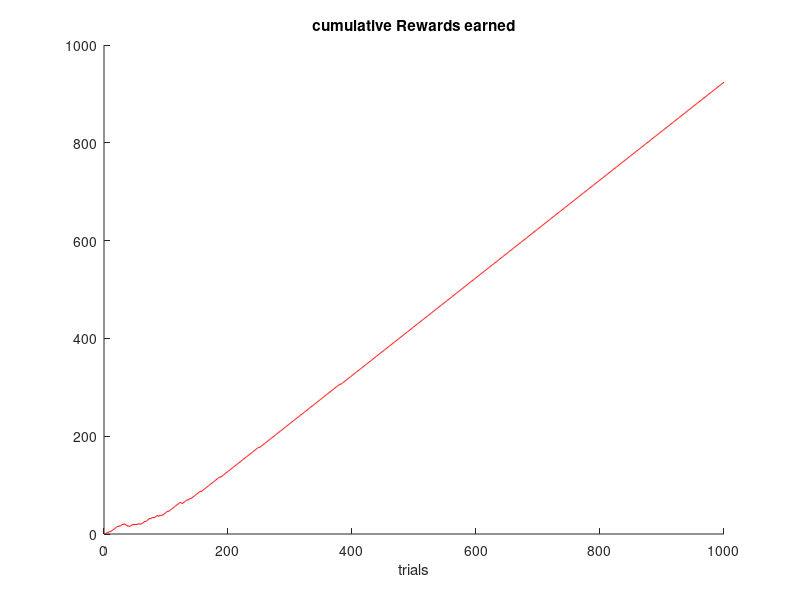
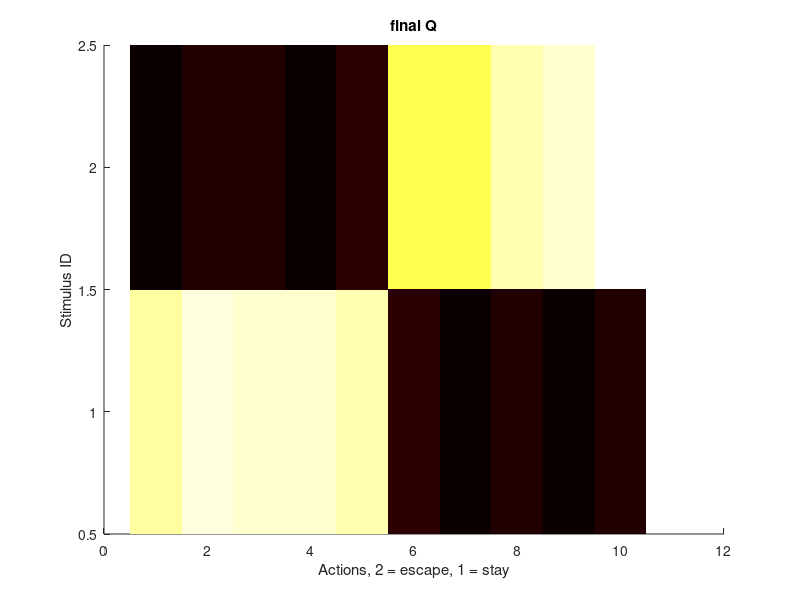
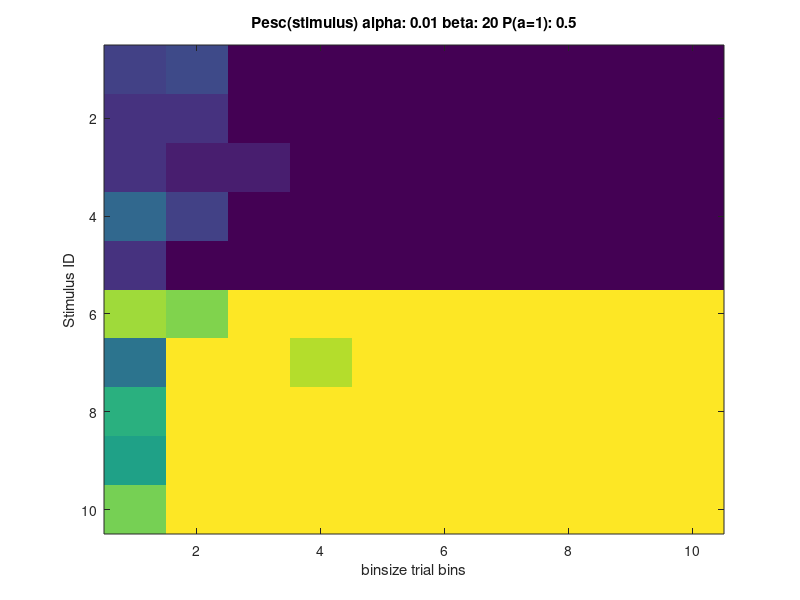
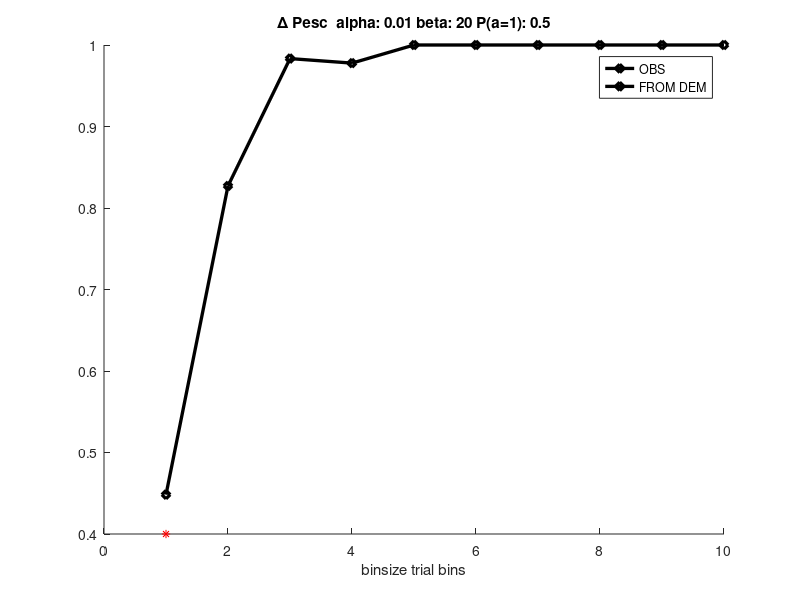

MATLAB code for these plots, in order:
%Using policy directly, then redo policy based on learnt Q function

clc
clear
close all


Ns = 10;
Na = 2;
ntrials = 1000;

%parameters
alpha = 0.01;
beta = 20;
sigma =0.0;
%policy from demonstrator 
pid_as = nan(Na,Ns);
%For two action case : index 1 is stay, 2 is leave
pid_as(1,:) = [0.9*ones(1,Ns/2),0.5*ones(1,Ns/2)];
pid_as(2,:) = 1 - pid_as(1,:);
pio = pid_as; initialdpnp = mean(pio(2,Ns/2 + 1:end)) - mean(pio(2,1:Ns/2));

Pescape = [0.5; 0.5];
%initialize data arrays
x = nan(1,ntrials); %stimuli
a = nan(1,ntrials); %action
S = zeros(1,Ns); %count of trials per stimulus (gets refreshed every 100 trials)
A = zeros(1,Ns); %count of escapes per stimulus
R = nan(1,ntrials); P = nan(2,ntrials);
K = S;

Q = zeros(Na,Ns);

l=1;
%Pesc
PESC = nan(ntrials/100,Ns);
dpnp = nan(ntrials/100,2);
error = nan(1,ntrials);

updates=0;
for ii = 1:ntrials
    
    %choose stimulus
    h = randi(Ns);
    x(ii) = h;        
    S(h) = S(h)+1;
    K(h) = K(h)+1;
    
    %choose stochastic action according to pid
    a(ii) = 1 + double(pio(2,h)> (rand));
    [~,I] = max(pio(:,h));
    
%      %choose an action
%     if rand > sigma  %greedy action
%         a(ii) = I;
%     else
%         if I==2      %random action
%         a(ii) = 1;
%         elseif I==1
%             a(ii) = 2;
%         end
%     end
    
    if a(ii)==2
        A(h) = A(h)+1;
    end
    
        %collect reward
    if (h <= Ns/2 && a(ii)==2)  %this is escape when no puff
        
        r = -1;
    elseif (h <= Ns/2 && a(ii)==1) % this is stay when no puff
        r = 1;
    elseif (h > Ns/2 && a(ii)==2) %this is escape when puff
        r = 1;
    elseif (h > Ns/2 && a(ii)==1)
        r = -1;             % this is stay when puff 
    end
    
    R(ii) = r;
    %Q iteration
    Q(a(ii),h) = Q(a(ii),h) + alpha*(r - Q(a(ii),h));
    error(ii) = (r-Q(a(ii),h)).^2;
    if rem(ii,100)==0
        PESC(l,:) = A./S;  %probability of escape
        dpnp(l,1) = mean(PESC(l,Ns/2 + 1:end)) - mean(PESC(l,1:Ns/2));
        A = zeros(1,Ns); S = A;
        l=l+1;
    end
    
    %update pid if each state is visited atleast once
    if sum(K>=ones(size(K)))==length(K)
        for jj=1:Ns
            p = exp(beta*Q(:,jj)).*Pescape;
            pio(:,jj) = p/sum(p);
        end
        K(:)=0;
        updates = updates+1;
    end
            
    fprintf('\n %f percent done .... \n',ii*100/ntrials)
end

figure(11);hold on;plot(cumsum(R),'r');title 'cumulative Rewards earned'; xlabel 'trials';
figure(22);hold on;imagesc(Q);colormap(hot); title 'final Q'; ylabel 'Stimulus ID';
xlabel 'Actions, 2 = escape, 1 = stay';

figure(33);imagesc(PESC'); ylabel 'Stimulus ID'; xlabel 'binsize trial bins';
title(['Pesc(stimulus) alpha: ' num2str(alpha) ' beta: ' num2str(beta) ' P(a=1): ' num2str(Pescape(2))]);

figure(44);hold on;plot(dpnp,'-dk','LineWidth',2.4);xlabel 'binsize trial bins';
tt = nan(length(dpnp),1); tt(1)= initialdpnp;
hold on;plot(tt,'*r');
title(['\Delta Pesc  alpha: ' num2str(alpha) ' beta: ' num2str(beta) ' P(a=1): ' num2str(Pescape(2))]);
legend('OBS','FROM DEM');
tt = mean(PESC(end-5:end,:)); tt = tt(:);
figure(55);plot([tt(1:Ns/2) ;  nan(Ns/2,1)],'-db','LineWidth',2.4); 
hold on; plot([nan(Ns/2,1); tt(Ns/2 + 1:end)],'-dr','LineWidth',2.4); ylim([0 1]);
title(['Pesc(stimulus) at end, alpha: ' num2str(alpha) ' beta: ' num2str(beta) ' P(a=1): ' num2str(Pescape(2))]);

xlabel 'Stimulus ID';  ylabel 'Pesc';


if 0
    h1 = figure(33);
    saveas(h1,'C:\Users\songbird\Dropbox\Q learning agent\OBS_PESC','bmp');
    h2 = figure(44);
    saveas(h2,'C:\Users\songbird\Dropbox\Q learning agent\OBS_dpnp','bmp');
    h3 = figure(55);
    saveas(h3,'C:\Users\songbird\Dropbox\Q learning agent\OBS_Pesc(stimulus)','bmp');
end